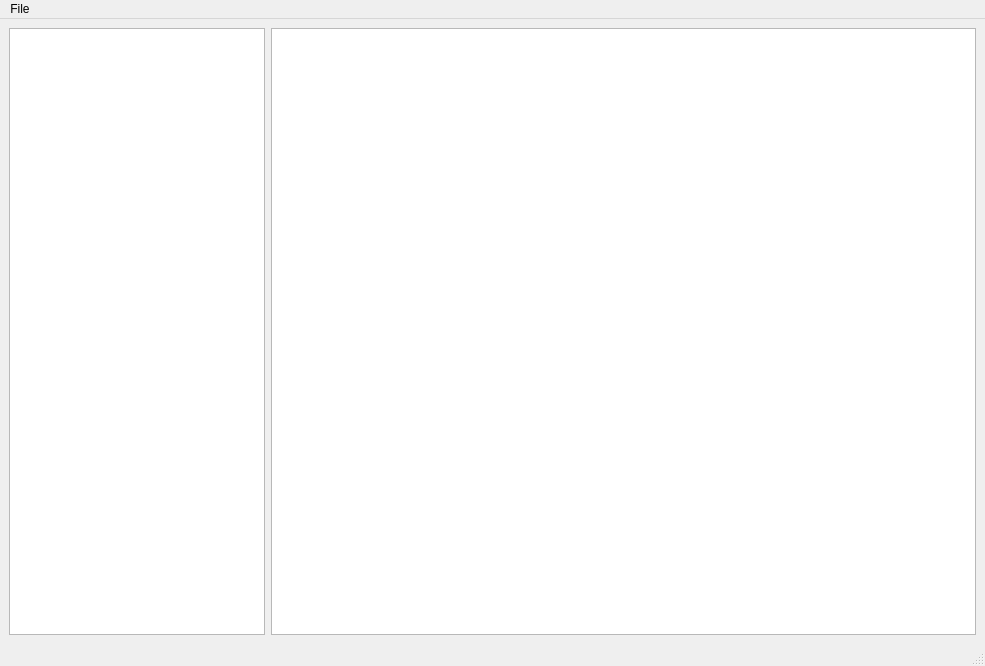
<?xml version="1.0" encoding="UTF-8"?>
<ui version="4.0">
 <class>MainWindow</class>
 <widget class="QMainWindow" name="MainWindow">
  <property name="geometry">
   <rect>
    <x>0</x>
    <y>0</y>
    <width>985</width>
    <height>666</height>
   </rect>
  </property>
  <property name="sizePolicy">
   <sizepolicy hsizetype="Expanding" vsizetype="Expanding">
    <horstretch>0</horstretch>
    <verstretch>0</verstretch>
   </sizepolicy>
  </property>
  <property name="windowTitle">
   <string>evtx-hunter</string>
  </property>
  <widget class="QWidget" name="centralwidget">
   <layout class="QHBoxLayout" name="horizontalLayout">
    <item>
     <widget class="QListView" name="fieldListView">
      <property name="sizePolicy">
       <sizepolicy hsizetype="Minimum" vsizetype="Expanding">
        <horstretch>0</horstretch>
        <verstretch>0</verstretch>
       </sizepolicy>
      </property>
     </widget>
    </item>
    <item>
     <widget class="QTableView" name="eventTableView">
      <property name="sortingEnabled">
       <bool>false</bool>
      </property>
     </widget>
    </item>
   </layout>
  </widget>
  <widget class="QMenuBar" name="menubar">
   <property name="geometry">
    <rect>
     <x>0</x>
     <y>0</y>
     <width>985</width>
     <height>18</height>
    </rect>
   </property>
   <widget class="QMenu" name="menuFile">
    <property name="title">
     <string>File</string>
    </property>
    <addaction name="separator"/>
    <addaction name="actionQuit"/>
   </widget>
   <addaction name="menuFile"/>
  </widget>
  <widget class="QStatusBar" name="statusbar"/>
  <action name="actionQuit">
   <property name="text">
    <string>Quit</string>
   </property>
  </action>
 </widget>
 <resources/>
 <connections/>
</ui>
